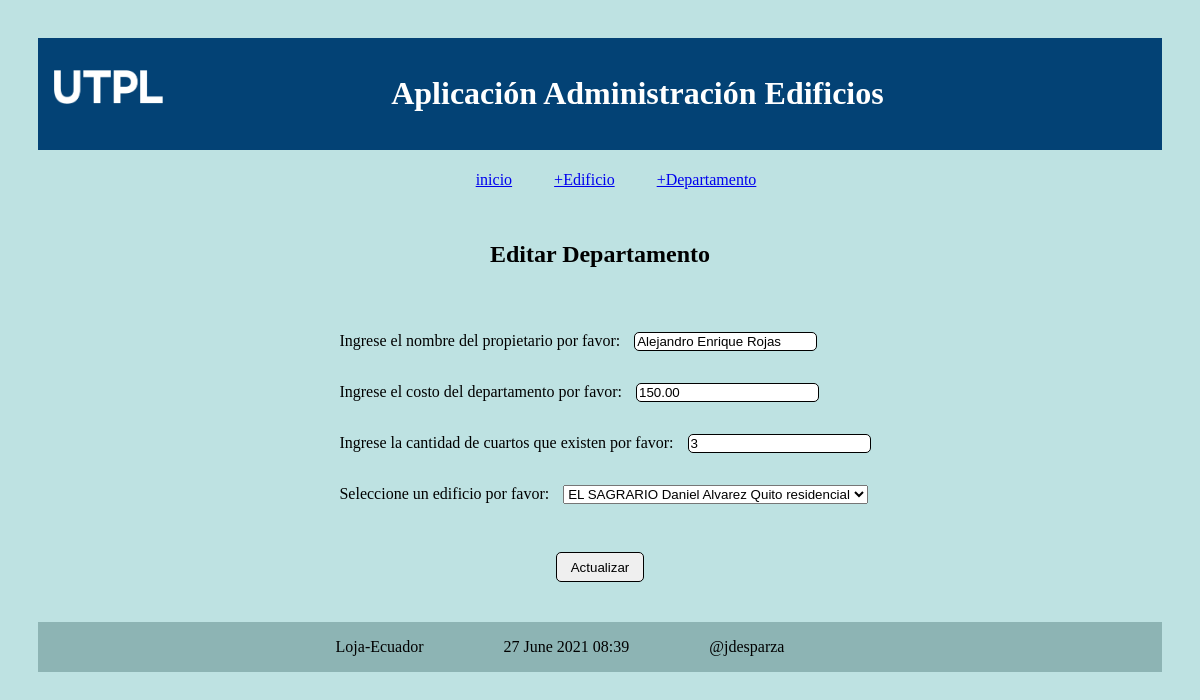
Page /editar_departamento/5 on the committed database.
### administrativo/models.py (models this page shows, shortened)
class Departamento(models.Model):
    nombPropietario = models.CharField(max_length=100)
    costoDept = models.DecimalField(max_digits=100, decimal_places=2)
    cuartos = models.IntegerField("Número de Cuartos")
    edificio = models.ForeignKey(Edificio, on_delete=models.CASCADE,
            related_name="departamentos")

### administrativo/views.py (the view)
# urls.py: path('editar_departamento/<int:id>', views.editar_departamento, name='editar_departamento'),
def editar_departamento(request, id):
    departamento = Departamento.objects.get(pk=id)
    if request.method=='POST':
        formulario = DepartamentoForm(request.POST, instance=departamento)
        print(formulario.errors)
        if formulario.is_valid():
            formulario.save()
            return redirect(index)
    else:
        formulario = DepartamentoForm(instance=departamento)
    diccionario = {'formulario': formulario}
    return render(request, 'editar_departamento.html', diccionario)

### administrativo/forms.py (shortened to what this page needs)
class DepartamentoForm(ModelForm):
        class Meta:
                model = Departamento
                fields = ['nombPropietario', 'costoDept', 'cuartos', 'edificio']
                labels = {
                'nombPropietario': _('Ingrese el nombre del propietario por favor'),
                'costoDept': _('Ingrese el costo del departamento por favor'),
                'cuartos': _('Ingrese la cantidad de cuartos que existen por favor'),
                'edificio': _('Seleccione un edificio por favor'),
                }

### administrativo/models.py (called while the page is built)
    def __str__(self):
        return "%s %s %s %s" % (
                self.nombre,
                self.direccion,
                self.ciudad,
                self.tipo)

### administrativo/templates/editar_departamento.html (shortened to what this page needs)
{% extends "master.html" %}
{% block content %}
<div class="contenedorForm">
  <h2 class="addDept">Editar Departamento</h3>
  <form action="" method="post" class="estilosForm">
    {{formulario.as_p}}
    <p class="boton"><input type='submit' value='Actualizar'/></p>
  </form>
</div>
{% endblock %}

### administrativo/static/css/estilos.css (style rules this page uses)
body { background: #bee2e2; padding: 30px; }
label { padding: 12px 10px; }
.addDept { text-align: center; margin-bottom: 2em; }
.estilosForm { justify-content: center; align-items: center; display: grid; }
.boton { text-align: center; margin-top: 2em; }
.boton > input { padding: 0.5em 1em; }
input { border-radius: 5px; border: 1px solid black; }

### rows in the picture
Departamento: nombPropietario "Alejandro Enrique Rojas", costoDept "150.00", cuartos "3", edificio "EL SAGRARIO Daniel Alvarez Quito residencial"
